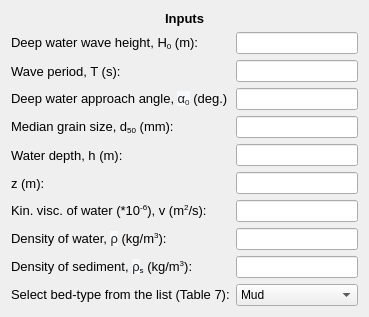
     <widget class="QWidget" name="formLayoutWidget_14">
      <property name="geometry">
       <rect>
        <x>20</x>
        <y>30</y>
        <width>351</width>
        <height>284</height>
       </rect>
      </property>
      <layout class="QFormLayout" name="formLayout_16">
       <item row="1" column="0" colspan="2">
        <widget class="QLabel" name="inputs_lbl_3">
         <property name="font">
          <font>
           <family>MS Shell Dlg 2</family>
           <pointsize>10</pointsize>
           <weight>75</weight>
           <bold>true</bold>
          </font>
         </property>
         <property name="text">
          <string>&lt;html&gt;&lt;head/&gt;&lt;body&gt;&lt;p align=&quot;center&quot;&gt;Inputs&lt;/p&gt;&lt;/body&gt;&lt;/html&gt;</string>
         </property>
        </widget>
       </item>
       <item row="2" column="0">
        <widget class="QLabel" name="H0_lbl">
         <property name="font">
          <font>
           <family>MS Shell Dlg 2</family>
           <pointsize>10</pointsize>
          </font>
         </property>
         <property name="text">
          <string>&lt;html&gt;&lt;head/&gt;&lt;body&gt;&lt;p&gt;Deep water wave height, H&lt;span style=&quot; vertical-align:sub;&quot;&gt;0&lt;/span&gt; (m):&lt;/p&gt;&lt;/body&gt;&lt;/html&gt;</string>
         </property>
        </widget>
       </item>
       <item row="2" column="1">
        <widget class="QLineEdit" name="H0_txt"/>
       </item>
       <item row="3" column="0">
        <widget class="QLabel" name="T_lbl">
         <property name="font">
          <font>
           <family>MS Shell Dlg 2</family>
           <pointsize>10</pointsize>
          </font>
         </property>
         <property name="text">
          <string>Wave period, T (s):</string>
         </property>
        </widget>
       </item>
       <item row="3" column="1">
        <widget class="QLineEdit" name="T_txt"/>
       </item>
       <item row="4" column="0">
        <widget class="QLabel" name="alpha0_lbl">
         <property name="font">
          <font>
           <family>MS Shell Dlg 2</family>
           <pointsize>10</pointsize>
           <weight>50</weight>
           <bold>false</bold>
           <strikeout>false</strikeout>
           <kerning>true</kerning>
          </font>
         </property>
         <property name="text">
          <string>&lt;html&gt;&lt;head/&gt;&lt;body&gt;&lt;p&gt;Deep water approach angle, &lt;span style=&quot; font-family:'sans-serif'; color:#202122; background-color:#f8f9fa;&quot;&gt;α&lt;/span&gt;&lt;span style=&quot; font-family:'sans-serif'; color:#202122; background-color:#f8f9fa; vertical-align:sub;&quot;&gt;0&lt;/span&gt; (deg.)&lt;/p&gt;&lt;/body&gt;&lt;/html&gt;</string>
         </property>
        </widget>
       </item>
       <item row="4" column="1">
        <widget class="QLineEdit" name="alpha0_txt"/>
       </item>
       <item row="5" column="0">
        <widget class="QLabel" name="d50_Wave_lbl">
         <property name="font">
          <font>
           <family>MS Shell Dlg 2</family>
           <pointsize>10</pointsize>
           <weight>50</weight>
           <bold>false</bold>
           <strikeout>false</strikeout>
           <kerning>true</kerning>
          </font>
         </property>
         <property name="text">
          <string>&lt;html&gt;&lt;head/&gt;&lt;body&gt;&lt;p&gt;Median grain size, d&lt;span style=&quot; vertical-align:sub;&quot;&gt;50&lt;/span&gt; (mm):&lt;/p&gt;&lt;/body&gt;&lt;/html&gt;</string>
         </property>
        </widget>
       </item>
       <item row="5" column="1">
        <widget class="QLineEdit" name="d50_Wave_txt"/>
       </item>
       <item row="6" column="0">
        <widget class="QLabel" name="h_Wave_lbl">
         <property name="font">
          <font>
           <family>MS Shell Dlg 2</family>
           <pointsize>10</pointsize>
           <weight>50</weight>
           <bold>false</bold>
           <strikeout>false</strikeout>
           <kerning>true</kerning>
          </font>
         </property>
         <property name="text">
          <string>Water depth, h (m):</string>
         </property>
        </widget>
       </item>
       <item row="6" column="1">
        <widget class="QLineEdit" name="h_Wave_txt"/>
       </item>
       <item row="7" column="0">
        <widget class="QLabel" name="z_Wave_lbl">
         <property name="font">
          <font>
           <family>MS Shell Dlg 2</family>
           <pointsize>10</pointsize>
          </font>
         </property>
         <property name="text">
          <string>z (m):</string>
         </property>
        </widget>
       </item>
       <item row="7" column="1">
        <widget class="QLineEdit" name="z_Wave_txt"/>
       </item>
       <item row="8" column="0">
        <widget class="QLabel" name="nu_Wave_lbl">
         <property name="font">
          <font>
           <family>MS Shell Dlg 2</family>
           <pointsize>10</pointsize>
          </font>
         </property>
         <property name="text">
          <string>&lt;html&gt;&lt;head/&gt;&lt;body&gt;&lt;p&gt;Kin. visc. of water (*10&lt;span style=&quot; vertical-align:super;&quot;&gt;-6&lt;/span&gt;), v (m&lt;span style=&quot; vertical-align:super;&quot;&gt;2&lt;/span&gt;/s):&lt;/p&gt;&lt;/body&gt;&lt;/html&gt;</string>
         </property>
        </widget>
       </item>
       <item row="8" column="1">
        <widget class="QLineEdit" name="nu_Wave_txt"/>
       </item>
       <item row="9" column="0">
        <widget class="QLabel" name="ro_Wave_lbl">
         <property name="font">
          <font>
           <family>MS Shell Dlg 2</family>
           <pointsize>10</pointsize>
          </font>
         </property>
         <property name="text">
          <string>&lt;html&gt;&lt;head/&gt;&lt;body&gt;&lt;p&gt;Density of water, &lt;span style=&quot; font-family:'sans-serif'; color:#202122; background-color:#f8f9fa;&quot;&gt;ρ&lt;/span&gt; (kg/m&lt;span style=&quot; vertical-align:super;&quot;&gt;3&lt;/span&gt;):&lt;/p&gt;&lt;/body&gt;&lt;/html&gt;</string>
         </property>
        </widget>
       </item>
       <item row="9" column="1">
        <widget class="QLineEdit" name="ro_Wave_txt"/>
       </item>
       <item row="10" column="0">
        <widget class="QLabel" name="ro_s_Wave_lbl">
         <property name="font">
          <font>
           <family>MS Shell Dlg 2</family>
           <pointsize>10</pointsize>
          </font>
         </property>
         <property name="text">
          <string>&lt;html&gt;&lt;head/&gt;&lt;body&gt;&lt;p&gt;Density of sediment, &lt;span style=&quot; font-family:'sans-serif'; color:#202122; background-color:#f8f9fa;&quot;&gt;ρ&lt;/span&gt;&lt;span style=&quot; vertical-align:sub;&quot;&gt;s&lt;/span&gt; (kg/m&lt;span style=&quot; vertical-align:super;&quot;&gt;3&lt;/span&gt;):&lt;/p&gt;&lt;/body&gt;&lt;/html&gt;</string>
         </property>
        </widget>
       </item>
       <item row="10" column="1">
        <widget class="QLineEdit" name="ro_s_Wave_txt"/>
       </item>
       <item row="11" column="0">
        <widget class="QLabel" name="bed_type_lbl">
         <property name="font">
          <font>
           <family>MS Shell Dlg 2</family>
           <pointsize>10</pointsize>
          </font>
         </property>
         <property name="text">
          <string>&lt;html&gt;&lt;head/&gt;&lt;body&gt;&lt;p&gt;Select bed-type from the list (Table 7):&lt;/p&gt;&lt;/body&gt;&lt;/html&gt;</string>
         </property>
        </widget>
       </item>
       <item row="11" column="1">
        <widget class="QComboBox" name="table7_cmb">
         <property name="sizePolicy">
          <sizepolicy hsizetype="Preferred" vsizetype="Fixed">
           <horstretch>0</horstretch>
           <verstretch>0</verstretch>
          </sizepolicy>
         </property>
         <property name="font">
          <font>
           <weight>50</weight>
           <bold>false</bold>
          </font>
         </property>
         <property name="currentText">
          <string>Mud</string>
         </property>
         <item>
          <property name="text">
           <string>Mud</string>
          </property>
         </item>
         <item>
          <property name="text">
           <string>Mud/sand</string>
          </property>
         </item>
         <item>
          <property name="text">
           <string>Silt/sand</string>
          </property>
         </item>
         <item>
          <property name="text">
           <string>Sand (unrippled)</string>
          </property>
         </item>
         <item>
          <property name="text">
           <string>Sand (rippled)</string>
          </property>
         </item>
         <item>
          <property name="text">
           <string>Sand/shell</string>
          </property>
         </item>
         <item>
          <property name="text">
           <string>Sand/gravel</string>
          </property>
         </item>
         <item>
          <property name="text">
           <string>Mud/sand/gravel</string>
          </property>
         </item>
         <item>
          <property name="text">
           <string>Gravel</string>
          </property>
         </item>
         <item>
          <property name="text">
           <string>Flat</string>
          </property>
         </item>
        </widget>
       </item>
      </layout>
     </widget>
